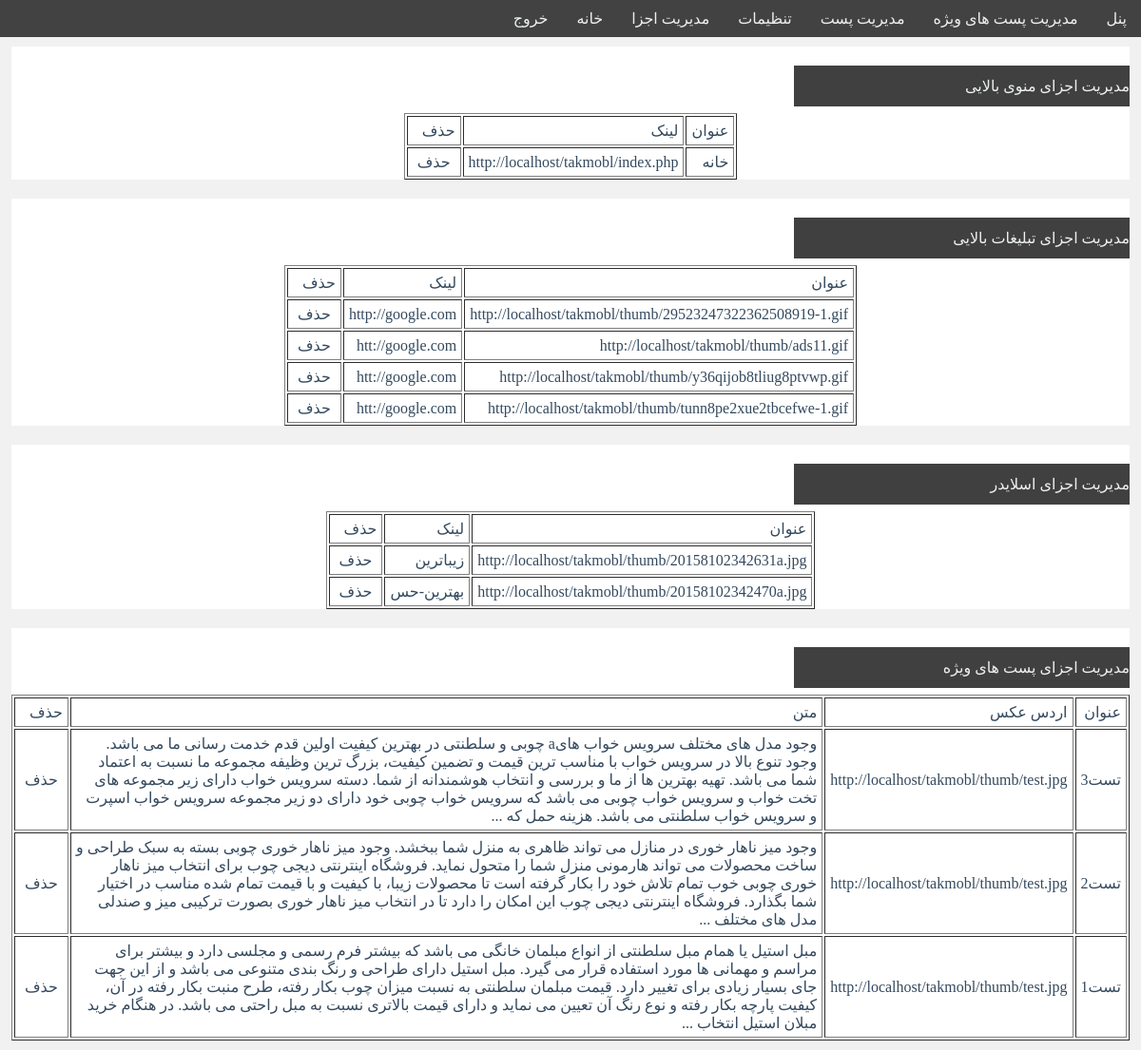
Page /Takmobl/admin/show.php (signed in) on the committed database.
### tables this page shows
CREATE TABLE IF NOT EXISTS `menu` (
  `id` int(11) NOT NULL AUTO_INCREMENT,
  `title` varchar(100) NOT NULL,
  `link` varchar(200) NOT NULL,
  PRIMARY KEY (`id`)
);

CREATE TABLE IF NOT EXISTS `topads` (
  `id` int(11) NOT NULL AUTO_INCREMENT,
  `src` varchar(100) NOT NULL,
  `link` varchar(200) NOT NULL,
  PRIMARY KEY (`id`)
);

CREATE TABLE IF NOT EXISTS `slider` (
  `id` int(11) NOT NULL AUTO_INCREMENT,
  `src` varchar(100) NOT NULL,
  `title` varchar(200) NOT NULL,
  PRIMARY KEY (`id`)
);

CREATE TABLE IF NOT EXISTS `specialpost` (
  `id` int(11) NOT NULL AUTO_INCREMENT,
  `title` varchar(100) NOT NULL,
  `src` varchar(100) NOT NULL,
  `content` varchar(1000) NOT NULL,
  PRIMARY KEY (`id`)
);

### Takmobl/admin/show.php (the view, shortened to what this page needs)
<?php include ("menu.php"); ?>
	<div class="settBox">
		<div class="lastpostTitle">
			<p>مدیریت اجزای منوی بالایی</p>
		</div>
<center>
				<table border="1">
					<tr>
						<td>عنوان</td>
						<td>لینک</td>
						<td>حذف</td>
					</tr>
<?php
$mnu="SELECT * FROM  `menu` ORDER BY  `id` DESC ;";
$mnuresult=mysql_query($mnu);
while($mnufetch=mysql_fetch_assoc($mnuresult))
{
?>
					<tr>
						<td><?php echo $mnufetch["title"]; ?></td>
						<td><?php echo $mnufetch["link"]; ?></td>
						<td><a href=<?php echo "../check.php?mnuid=".$mnufetch["id"]; ?> >حذف</a></td>
					</tr>
<?php
}
?>
				</table>
</center>
	</div>
	<div class="settBox">
		<div class="lastpostTitle">
			<p>مدیریت اجزای تبلیغات بالایی</p>
		</div>
<center>
				<table border="1">
					<tr>
						<td>عنوان</td>
						<td>لینک</td>
						<td>حذف</td>
					</tr>
<?php
$ads="SELECT * FROM  `topads` ORDER BY  `id` DESC ;";
$adsresult=mysql_query($ads);
while($adsfetch=mysql_fetch_assoc($adsresult))
{
?>
					<tr>
						<td><?php echo $adsfetch["src"]; ?></td>
						<td><?php echo $adsfetch["link"]; ?></td>
						<td><a href=<?php echo "../check.php?adsid=".$adsfetch["id"]; ?> >حذف</a></td>
					</tr>
<?php
}
?>
				</table>
</center>
	</div>
	<div class="settBox">
		<div class="lastpostTitle">
			<p>مدیریت اجزای اسلایدر</p>
		</div>
<center>
				<table border="1">
					<tr>
						<td>عنوان</td>
						<td>لینک</td>
						<td>حذف</td>
					</tr>
<?php
$slider="SELECT * FROM  `slider` ORDER BY  `id` DESC ;";
$slideresult=mysql_query($slider);
while($sliderfetch=mysql_fetch_assoc($slideresult))
{
?>
					<tr>
						<td><?php echo $sliderfetch["src"]; ?></td>
						<td><?php echo $sliderfetch["title"]; ?></td>
						<td><a href=<?php echo "../check.php?sliderid=".$sliderfetch["id"]; ?> >حذف</a></td>
					</tr>
<?php
}
?>
				</table>
</center>
	</div>
	<div class="settBox">
		<div class="lastpostTitle">
			<p>مدیریت اجزای پست های ویژه</p>
		</div>
<center>
				<table border="1">
					<tr>
						<td>عنوان</td>
						<td>اردس عکس</td>
						<td>متن</td>
						<td>حذف</td>
					</tr>
<?php
$specialpost="SELECT * FROM  `specialpost` ORDER BY  `id` DESC ;";
$specialpostresult=mysql_query($specialpost);
while($specialpostfetch=mysql_fetch_assoc($specialpostresult))
{
?>
					<tr>
						<td><?php echo $specialpostfetch["title"]; ?></td>
						<td><?php echo $specialpostfetch["src"]; ?></td>
						<td><?php echo $specialpostfetch["content"]; ?></td>
						<td><a href=<?php echo "../check.php?specialpostid=".$specialpostfetch["id"]; ?> >حذف</a></td>
					</tr>
<?php
}
?>
				</table>
</center>
	</div>
</body>
</html>

### Takmobl/style/panel.css (style rules this page uses)
*,div,p,ul { padding:0px; margin:0px; }
body { font-family:"b yekan"; background: #f1f1f1; direction: rtl; }
a,li { text-decoration: none; transition: all 0.3s ease-in-out; color: #ecf0f1; padding: 0px; margin: 0; }
p { color: #ecf0f1; }
.lastpostTitle { float: right; width: 100%; height: 50px; margin: 20px 0 0; }
.lastpostTitle p { width: 30%; padding: 12px 0; background: #414040; float: right; }
.settBox { float: right; width: 98%; height: auto; background: #fff; margin: 10px 1%; }
.settBox td { color: #34495e; padding: 5px; }
.settBox a { color: #34495e; padding: 5px; }

### rows in the picture
menu: title "خانه", link "http://localhost/takmobl/index.php"
topads: src "http://localhost/takmobl/thumb/29523247322362508919-1.gif", link "http://google.com"
topads: src "http://localhost/takmobl/thumb/ads11.gif", link "htt://google.com"
topads: src "http://localhost/takmobl/thumb/y36qijob8tliug8ptvwp.gif", link "htt://google.com"
topads: src "http://localhost/takmobl/thumb/tunn8pe2xue2tbcefwe-1.gif", link "htt://google.com"
slider: src "http://localhost/takmobl/thumb/20158102342631a.jpg", title "زیباترین"
slider: src "http://localhost/takmobl/thumb/20158102342470a.jpg", title "بهترین-حس"
specialpost: title "تست3", src "http://localhost/takmobl/thumb/test.jpg", content "وجود مدل های مختلف سرویس خواب هایa چوبی و سلطنتی در بهترین کیفیت اولین قدم خدمت رسانی ما می باشد. وجود تنوع بالا در سرویس خواب با مناسب ترین قیمت و تضمین کیفیت، بزرگ ترین وظیفه مجموعه ما نسبت به اعتماد شما می باشد. تهیه بهترین ها از ما و بررسی و انتخاب هوشمندانه از شما. دسته سرویس خواب دارای زیر مجموعه های تخت خواب و سرویس خواب چوبی می باشد که سرویس خواب چوبی خود دارای دو زیر مجموعه سرویس خواب اسپرت و سرویس خواب سلطنتی می باشد. هزینه حمل که ..."
specialpost: title "تست2", src "http://localhost/takmobl/thumb/test.jpg", content "وجود میز ناهار خوری در منازل می تواند ظاهری به منزل شما ببخشد. وجود میز ناهار خوری چوبی بسته به سبک طراحی و ساخت محصولات می تواند هارمونی منزل شما را متحول نماید. فروشگاه اینترنتی دیجی چوب برای انتخاب میز ناهار خوری چوبی خوب تمام تلاش خود را بکار گرفته است تا محصولات زیبا، با کیفیت و با قیمت تمام شده مناسب در اختیار شما بگذارد. فروشگاه اینترنتی دیجی چوب این امکان را دارد تا در انتخاب میز ناهار خوری بصورت ترکیبی میز و صندلی مدل های مختلف ..."
specialpost: title "تست1", src "http://localhost/takmobl/thumb/test.jpg", content "مبل استیل یا همام مبل سلطنتی از انواع مبلمان خانگی می باشد که بیشتر فرم رسمی و مجلسی دارد و بیشتر برای مراسم و مهمانی ها مورد استفاده قرار می گیرد. مبل استیل دارای طراحی و رنگ بندی متنوعی می باشد و از این جهت جای بسیار زیادی برای تغییر دارد. قیمت مبلمان سلطنتی به نسبت میزان چوب بکار رفته، طرح منبت بکار رفته در آن، کیفیت پارچه بکار رفته و نوع رنگ آن تعیین می نماید و دارای قیمت بالاتری نسبت به مبل راحتی می باشد. در هنگام خرید مبلان استیل انتخاب ..."
